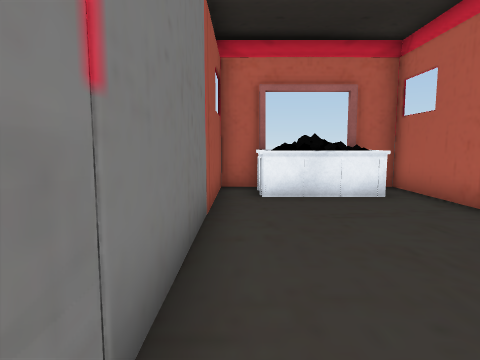
[1] (above)

12 first-person views from a walk through a Unity game level. The camera is 1.2 m above the floor, tilts 6° down and sees 75° across. The floor is counted in squares, 1 m on a side. Each view is taken from the middle of a square. On the plan, view 1 faces up. The plan holds only what a view shows up to about 13 squares ahead; the rest is blank. The place goes on beyond the plan. Some surface patterns are stand-ins.

[2]
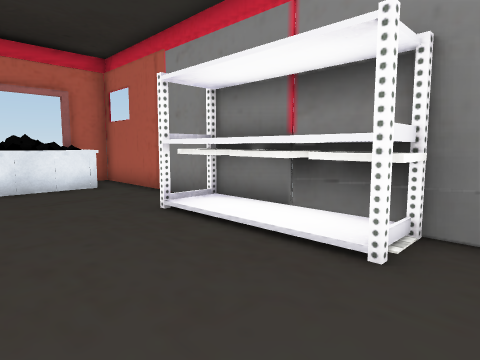

[3]
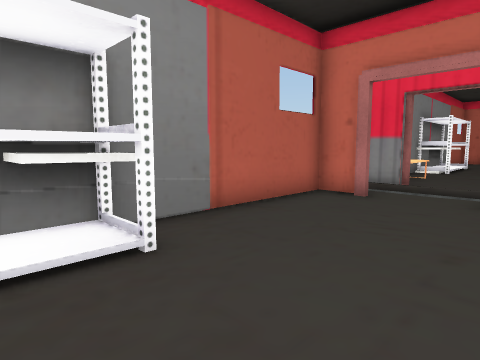

[4]
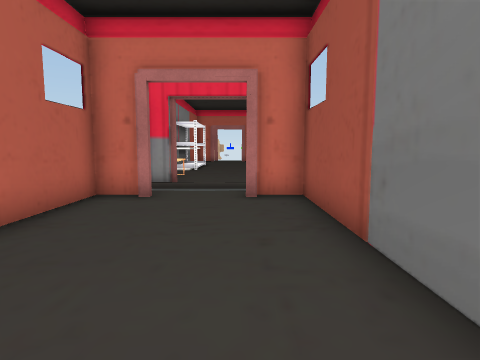

[5]
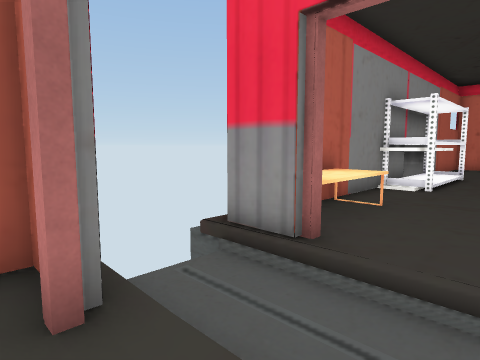

[6]
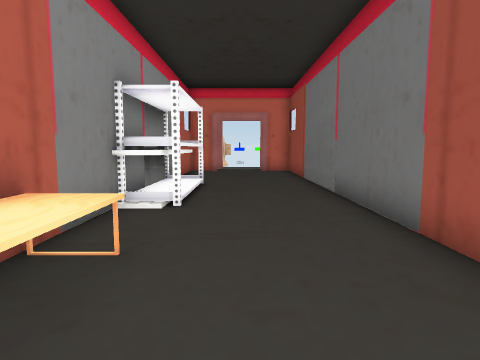

[7]
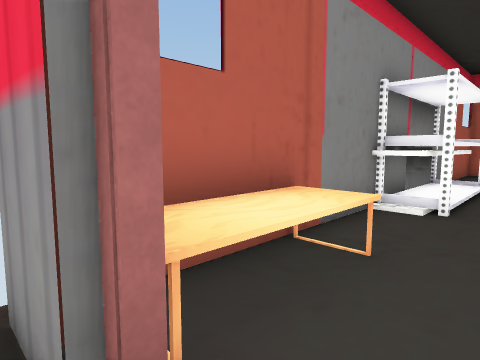

[8]
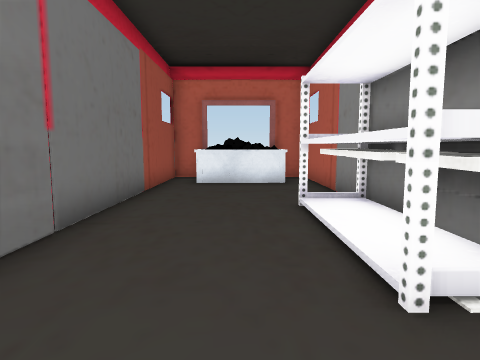

[9]
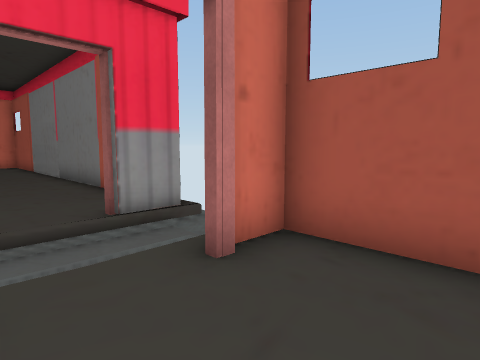

[10]
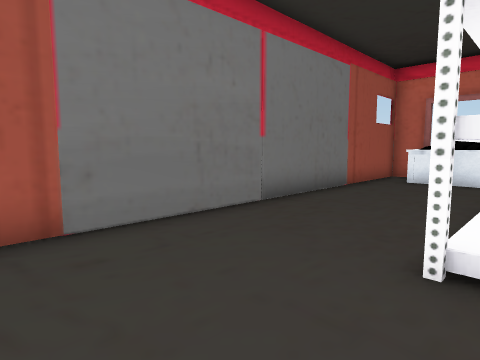

[11]
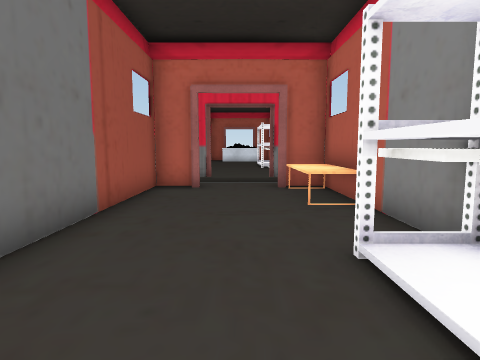

[12]
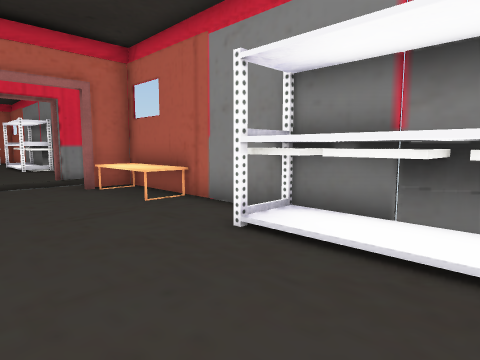

### Floor plan
Key: @ floor where view 1 was taken; # wall or solid block; . main floor; - floor 0.25 m lower than the main floor; / step, stairs or slope; S shelf; T table; O other object.
Columns run from 1 left of view 1 to 5 right of it. Each row starts with its distance up from view 1.
  9 ##O O##
  8 #.OOO.#
  7 #.....#
  6 #.....#
  5 #.....#
  4 #.....#
  3 #...SSS
  2 #...SS#
  1 #...SS#
  0 #@..SSS
 -1 #....S#
 -2 #.....#
 -3 #.....#
 -4 #.....#
 -5 #.....#
 -6 #.....#
 -7 ##///##
 -8   ---
 -9 ##///##
-10 ##/.TT#
-11 #...TT#
-12 #...TT#
-13 #....T#
-14 #.....#
-15 #....S#
-16 #...SSS
-17 #...SS#
-18 #...SS#
-19 #...SSS

Positions as (right, up) in squares from view 1, and headings:
1: (0, 0), facing up
2: (0, -2), facing up-right
3: (0, 1), facing down-right
4: (1, 1), facing down
5: (1, -6), facing down-right
6: (2, -9), facing down
7: (2, -9), facing down-right
8: (2, -3), facing up
9: (3, -4), facing down-left
10: (4, -4), facing up-left
11: (2, -19), facing up
12: (0, -19), facing up-right
